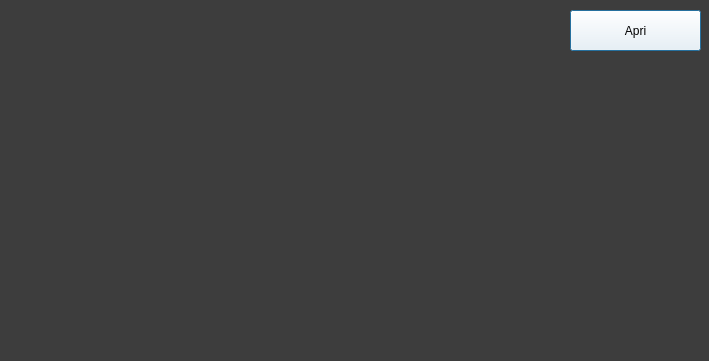
<?xml version="1.0" encoding="UTF-8"?>
<ui version="4.0">
 <class>Dialog</class>
 <widget class="QDialog" name="Dialog">
  <property name="geometry">
   <rect>
    <x>0</x>
    <y>0</y>
    <width>709</width>
    <height>361</height>
   </rect>
  </property>
  <property name="windowTitle">
   <string>Dialog</string>
  </property>
  <property name="styleSheet">
   <string notr="true">QDialog#Dialog{
background-color: rgb(61, 61, 61);}</string>
  </property>
  <widget class="QPushButton" name="open_button">
   <property name="geometry">
    <rect>
     <x>570</x>
     <y>10</y>
     <width>131</width>
     <height>41</height>
    </rect>
   </property>
   <property name="cursor">
    <cursorShape>PointingHandCursor</cursorShape>
   </property>
   <property name="styleSheet">
    <string notr="true">background-color: rgb(255, 255, 255);
font: 10pt &quot;MS Shell Dlg 2&quot;;</string>
   </property>
   <property name="text">
    <string>Apri</string>
   </property>
  </widget>
  <widget class="QWidget" name="horizontalLayoutWidget">
   <property name="geometry">
    <rect>
     <x>10</x>
     <y>10</y>
     <width>551</width>
     <height>341</height>
    </rect>
   </property>
   <layout class="QHBoxLayout" name="prenotazioni_layout"/>
  </widget>
 </widget>
 <resources/>
 <connections/>
</ui>
